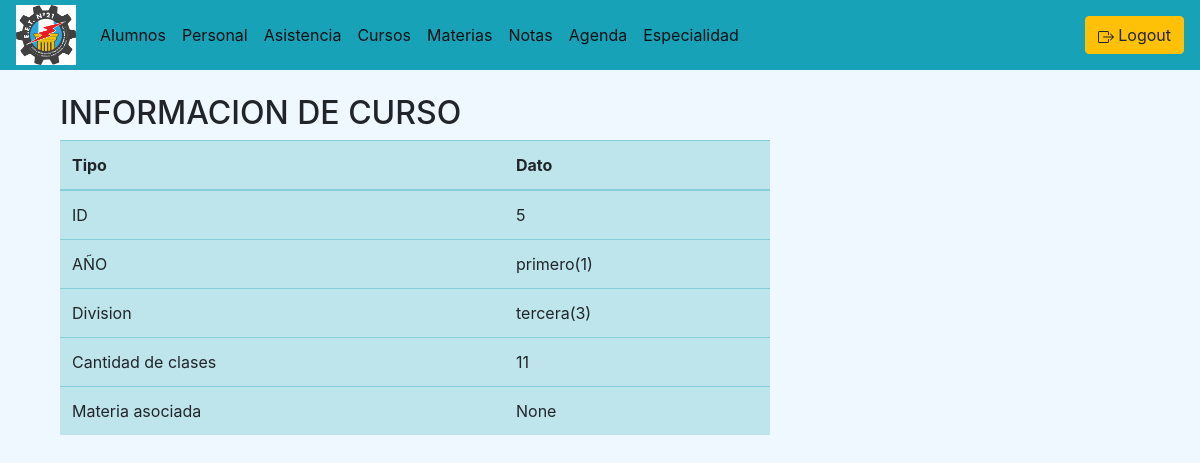
The app's page /curso/verCurso/5 (signed in) with its own data.
### curso/models.py (models this page shows, shortened)
class Curso(models.Model):
    id_curso = models.AutoField(primary_key=True)
    Annio = models.CharField(max_length=30)
    Division = models.CharField(max_length=30)
    cantidad_clases = models.IntegerField(default=0, null=True, blank=True)
    id_materia = models.ForeignKey(materias_models.Materia, on_delete=models.CASCADE, null=True, blank=True)

### curso/views.py (the view)
# urls.py: path('verCurso/<id_curso>', views.verCurso, name='ver_curso'),
def verCurso(request, id_curso):
    curso = Curso.objects.get(id_curso=id_curso)
    return render(request, "verCurso.html", {"curso":curso})

### curso/templates/verCurso.html (shortened to what this page needs)
{% extends "./base.html" %}
{% block body %}
<div class="col-sm-12 col-md-6 col-lg-8 col-xl-8" bg-color="#80000">
  <h2>INFORMACION DE CURSO </h2>
  <table class="table table-info">
    <thead>
      <th>Tipo</th>
      <th>Dato</th>
    </thead>
    <tbody>
      <tr>
        <td>ID</td>
        <td>{{curso.id_curso}}</td>
      </tr>
      <tr>
        <td>AÑO</td>
        <td>{{curso.Annio}}</td>
      </tr>
      <tr>
        <td>Division</td>
        <td>{{curso.Division}}</td>
      </tr>
      <tr>
        <td>Cantidad de clases</td>
        <td>{{curso.cantidad_clases}}</td>
      </tr>
      <tr>
        <td>Materia asociada</td>
        <td>{{curso.id_materia}}</td>
      </tr>
    </tbody>
  </table>
</div>
{% endblock %}

### records on screen
Curso: id_curso "5", Annio "primero(1)", Division "tercera(3)", cantidad_clases "11", id_materia "None"
